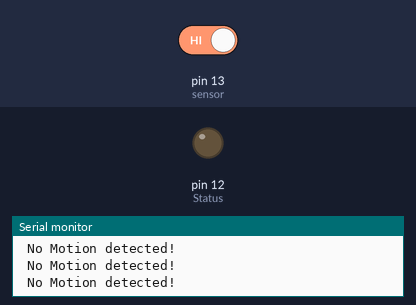
The sketch below on a simulated Arduino Uno, built with avr-gcc and run on an emulated ATmega328P. Parts: output pins drawn as LEDs (lit = HIGH), the last lines printed to the serial monitor. Inputs (shaded band) come from the test bench; at power-on: pin 13 (sensor) HIGH.

Above: at 2.8 s.
2.9 s: pin 13 (sensor) driven LOW
At 4.2 s:
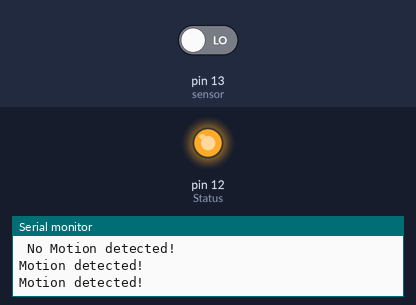
4.5 s: pin 13 (sensor) driven HIGH
At 5.8 s:
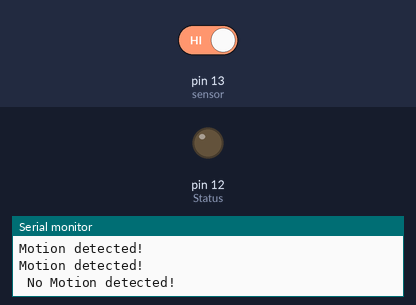
Timing chart, 0 to 7.5 s (numbered marks = the images above; inputs shaded):
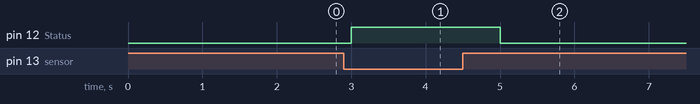

The sketch:

ESP8266-PIR_sensor.ino
```cpp
int Status = 12;  // Digital pin D6

int sensor = 13;  // Digital pin D7
void setup() {

  pinMode(sensor, INPUT);   // declare sensor as input
  pinMode(Status, OUTPUT);// declare LED as output
Serial.begin(115200);
}

void loop() {

  long state = digitalRead(sensor);
    if(state == LOW) {
      digitalWrite (Status, HIGH);
      Serial.println("Motion detected!");
      delay(1000);
    }
    else {
      digitalWrite (Status, LOW);
      Serial.println(" No Motion detected!");
      delay(1000);
      }
}
```

Measured:
- after the input at 2.9 s, pin 12 (Status): LOW → HIGH after 0.10 s
- after the input at 4.5 s, pin 12 (Status): HIGH → LOW after 0.50 s
